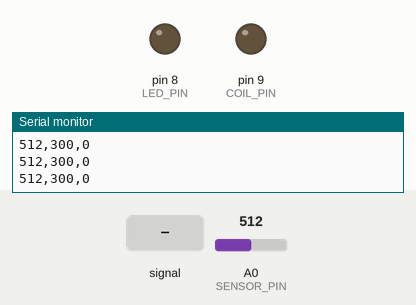
Recording of a sketch running on a simulated Arduino Uno, built with avr-gcc and run on an emulated ATmega328P. On the bench: output pins drawn as LEDs (lit = HIGH), the last lines printed to the serial monitor. The inputs (shaded band) are chosen by the test bench; at power-on: A0 (SENSOR_PIN) = 512. EEPROM starts erased.

Above: at 1.2 s.
1.3 s: A0 (SENSOR_PIN) fed a 200 Hz sine of ±255 counts around its level
At 1.45 s:
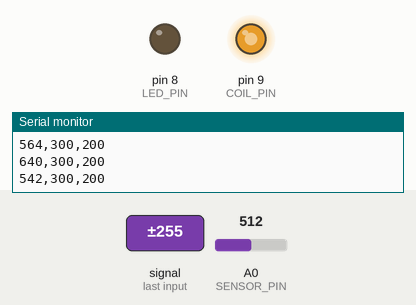
4.3 s: A0 (SENSOR_PIN) set to 716
At 7.0 s:
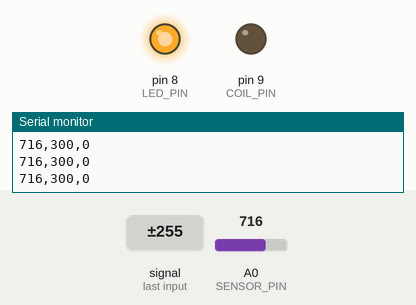
7.3 s: A0 (SENSOR_PIN) fed a 200 Hz sine of ±255 counts around its level
At 8.5 s:
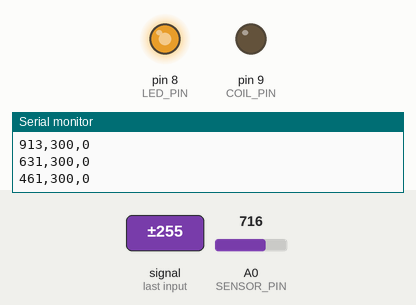
8.8 s: A0 (SENSOR_PIN) set to 513
At 9.4 s:
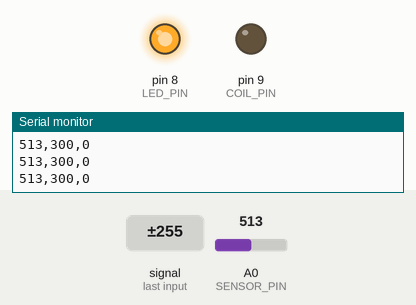
10.3 s: A0 (SENSOR_PIN) set to 486
At 11.5 s:
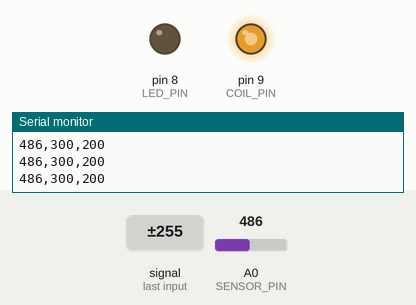
11.8 s: A0 (SENSOR_PIN) set to 510
At 14.2 s:
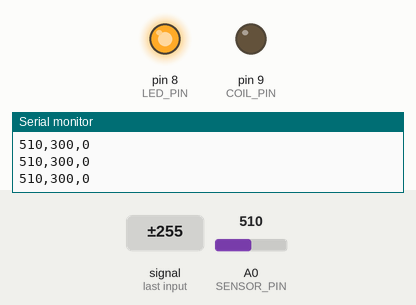
Timing chart, 0 to 15.7 s (numbered marks = the images above; inputs shaded):
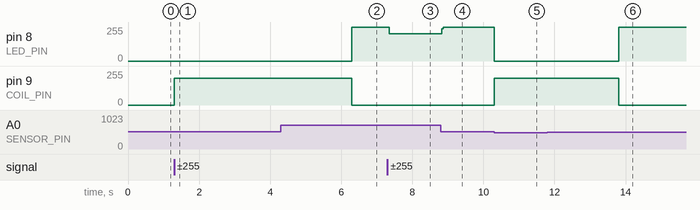

The sketch:

MagneticLevitation.ino
```cpp
#include <EEPROM.h>
#include <string.h>

/* --- CONFIGURATION & SETTINGS SECTION --- */
#define COIL_PIN          9
#define SENSOR_PIN        A0
#define VUSB_PIN          A1
#define BTEN_PIN          2
#define LED_PIN           8
#define SETTINGS_VERSION  4

// ZIEGLER-NICHOLS TEST
#define DEFAULT_SETPOINT       300
#define DEFAULT_KP             1.75
#define DEFAULT_KD             23.5
#define DEFAULT_KI             0.0017

#define MAX_INTEGRAL           20000
#define DEFAULT_SENS_FILTER    2
#define DEFAULT_SENS_REVERSED  0
#define DEFAULT_COIL_FILTER    2
#define DEFAULT_CTRL_PERIOD    1
#define DEFAULT_ACTV_THRESHOLD 500
#define DEFAULT_ACTV_TIMEOUT   2000

#define DEFAULT_COIL_MIN       0
#define DEFAULT_COIL_MAX       200
#define DEFAULT_COIL_MID       ((DEFAULT_COIL_MAX-DEFAULT_COIL_MIN)/2)

typedef struct {
  int setPoint;
  float kp;
  float ki;
  float kd;
  unsigned int sensFilter;
  bool sensReversed;
  unsigned int coilFilter;
  unsigned int ctrlPeriod;
  unsigned int actvThreshold;
  unsigned int actvTimeout;
  byte coilMin;
  byte coilMax;
  byte coilMid;
} settings_t;

settings_t settings;

/* --- GLOBAL VARIABLES --- */
volatile bool ctrlState = false;
volatile unsigned long reportPeriod = 20;
volatile unsigned long reportCounter = 0;
volatile bool reportFlag = false;

volatile unsigned long ctrlPeriodCounter = 0;
volatile unsigned long activeTimeoutCounter = 0;

volatile int currentSensor = 1024;
volatile int lastSensor = 1024;
volatile int integralError = 0;
volatile int coilPWM = 0;
volatile unsigned int _sensor = 0;

char inBuffer[64];
byte received = 0;

#define readSensor() _sensor

/* --- EEPROM FUNCTIONS --- */
void memcpy_to_eeprom_with_checksum(unsigned int destination, char *source, unsigned int size) {
  unsigned char checksum = 0;
  for(; size > 0; size--) {
    checksum = (checksum << 1) | (checksum >> 7);
    checksum += *source;
    EEPROM.write(destination++, *(source++));
  }
  EEPROM.write(destination, checksum);
}

int memcpy_from_eeprom_with_checksum(char *destination, unsigned int source, unsigned int size) {
  unsigned char data, checksum = 0;
  for(; size > 0; size--) {
    data = EEPROM.read(source++);
    checksum = (checksum << 1) | (checksum >> 7);
    checksum += data;
    *(destination++) = data;
  }
  return(checksum == EEPROM.read(source));
}

void write_settings() {
  EEPROM.write(0, SETTINGS_VERSION);
  memcpy_to_eeprom_with_checksum(1U, (char*)&settings, sizeof(settings_t));
}

bool read_settings() {
  uint8_t version = EEPROM.read(0);
  if (version == SETTINGS_VERSION) {
    return memcpy_from_eeprom_with_checksum((char*)&settings, 1U, sizeof(settings_t));
  }
  return false;
}

void default_settings() {
  settings.setPoint = DEFAULT_SETPOINT;
  settings.kp = DEFAULT_KP;
  settings.ki = DEFAULT_KI;
  settings.kd = DEFAULT_KD;
  settings.sensFilter = DEFAULT_SENS_FILTER;
  settings.sensReversed = DEFAULT_SENS_REVERSED;
  settings.coilFilter = DEFAULT_COIL_FILTER;
  settings.ctrlPeriod = DEFAULT_CTRL_PERIOD;
  settings.actvTimeout = DEFAULT_ACTV_TIMEOUT;
  settings.actvThreshold = DEFAULT_ACTV_THRESHOLD;
  settings.coilMin = DEFAULT_COIL_MIN;
  settings.coilMid = DEFAULT_COIL_MID;
  settings.coilMax = DEFAULT_COIL_MAX;
}

/* --- HARDWARE CONTROL --- */
void writeCoilPWM(int value) {
  #if COIL_PIN == 9
    OCR1A = value;
  #elif COIL_PIN == 10
    OCR1B = value;
  #endif
}

void changeState(bool active) {
  if(ctrlState == active) return;
  digitalWrite(LED_PIN, active ? LOW : HIGH);
  ctrlState = active;
}

void doIdle() {
  currentSensor = readSensor();
  if(settings.actvThreshold > currentSensor) {
    lastSensor = currentSensor;
    changeState(true);
  }
}

void doActive() {
  currentSensor = ((currentSensor * (settings.sensFilter - 1)) + (int)readSensor()) / settings.sensFilter;
  if(settings.actvThreshold <= currentSensor) {
    if(activeTimeoutCounter == 0) {
      coilPWM = 0;
      writeCoilPWM(0);
      changeState(false);
    }
    return;
  }
  activeTimeoutCounter = settings.actvTimeout;
  int error = settings.setPoint - currentSensor;
  int dError = currentSensor - lastSensor;
  integralError = constrain(integralError + error, -MAX_INTEGRAL, MAX_INTEGRAL);
  lastSensor = currentSensor;

  // PID
  int currentPWM = settings.coilMid - ((settings.kp*error) - (settings.kd*dError) + (settings.ki*integralError));
  coilPWM = ((coilPWM * (settings.coilFilter-1)) + currentPWM ) / settings.coilFilter;
  coilPWM = constrain(coilPWM, settings.coilMin, settings.coilMax);
  writeCoilPWM(coilPWM);
}

/* --- INTERRUPTS --- */
ISR(ADC_vect){
  unsigned int s = ADCL | (ADCH << 8);
  _sensor = settings.sensReversed ? 1024 - s : s;
}

ISR(TIMER2_OVF_vect) {
  TCNT2 = (256 - (16000/128));
  if(--ctrlPeriodCounter == 0) {
    if(ctrlState) doActive();
    else doIdle();
    ctrlPeriodCounter = settings.ctrlPeriod;
  }
  if(activeTimeoutCounter > 0) --activeTimeoutCounter;
  if(reportCounter > 0) {
    --reportCounter;
  } else {
    reportFlag = true;
    reportCounter = reportPeriod;
  }
}

/* --- REPORTING --- */
void sendReport() {
  Serial.print(currentSensor);
  Serial.print(",");
  Serial.print(settings.setPoint);
  Serial.print(",");
  Serial.println(coilPWM);
}

/* --- MAIN SETUP & LOOP --- */
void setup() {
  pinMode(LED_PIN, OUTPUT);
  pinMode(COIL_PIN, OUTPUT);
  pinMode(SENSOR_PIN, INPUT);


  default_settings();
  write_settings();

  noInterrupts();
  TCCR1A = _BV(COM1A1) | _BV(COM1B1) | _BV(WGM10);
  TCCR1B = _BV(CS10);
  TCCR2A = 0;
  TCCR2B = (1<<CS22) | (1<<CS20);
  TIMSK2 |= _BV(TOIE2);
  ADMUX = _BV(REFS0);
  ADCSRA = _BV(ADEN) | _BV(ADATE) | _BV(ADIE) | _BV(ADPS2) | _BV(ADPS1) | _BV(ADPS0);
  ADCSRB = 0;
  ADCSRA |= _BV(ADSC);
  interrupts();

  Serial.begin(115200);
  ctrlPeriodCounter = settings.ctrlPeriod;
}

void loop() {
  if(reportFlag) {
    sendReport();
    reportFlag = false;
  }
}
```

Measured:
- the behaviour switches between 500 and 499 on A0 (SENSOR_PIN) (found by bisection; images 4 and 5)
- after the input at 1.3 s, pin 9 (COIL_PIN): 0/255 → 200/255 at once
- after the input at 4.3 s, pin 8 (LED_PIN): 0/255 → 255/255 after 2.0 s; pin 9 (COIL_PIN): 200/255 → 0/255 after 2.0 s
- after the input at 7.3 s, pin 8 (LED_PIN): 255/255 → 203/255 after 0.05 s
- after the input at 8.8 s, pin 8 (LED_PIN): 203/255 → 255/255 at once
- after the input at 10.3 s, pin 8 (LED_PIN): 255/255 → 0/255 at once; pin 9 (COIL_PIN): 0/255 → 200/255 at once
- after the input at 11.8 s, pin 8 (LED_PIN): 0/255 → 255/255 after 2.0 s; pin 9 (COIL_PIN): 200/255 → 0/255 after 2.0 s
